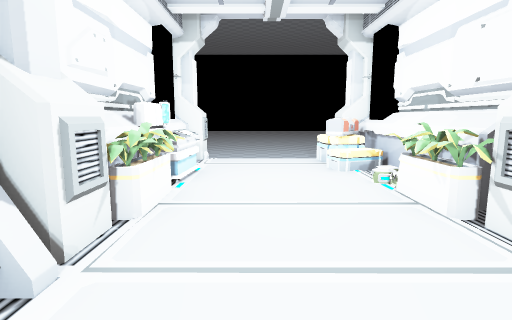
View 1 (above)

21 first-person views from a walk through a scene from a Unity 3-D project. The camera is 1.3 m above the floor, tilts 8° down and sees 80° across. The floor is counted in squares, 1 m on a side. Each view is taken from the middle of a square. On the plan, view 1 faces up. The plan holds only what a view shows up to about 14 squares ahead; the rest is blank. The place goes on beyond the plan. Some animated figures are not drawn.

View 2
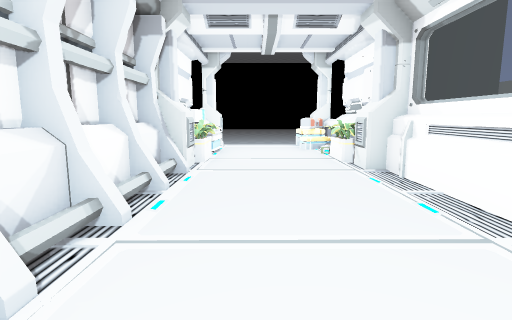

View 3
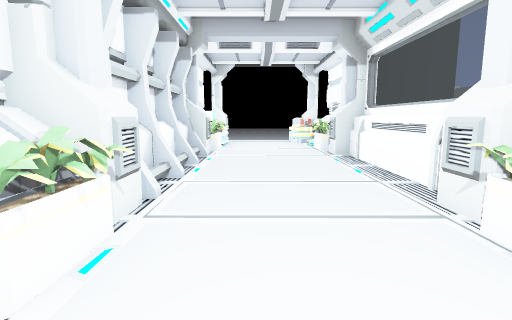

View 4
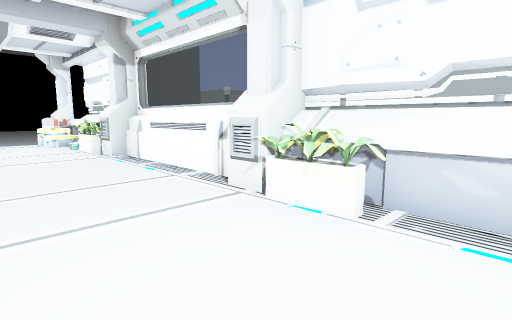

View 5
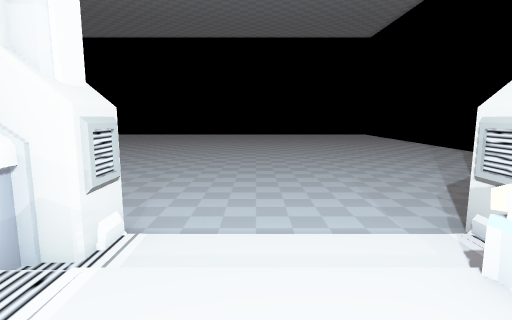

View 6
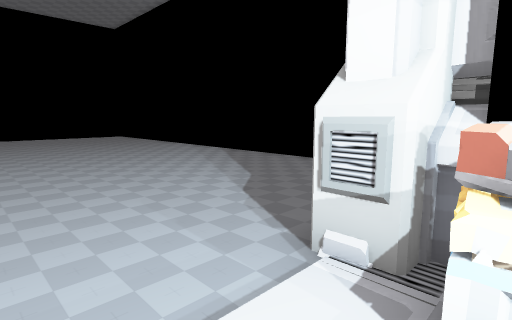

View 7
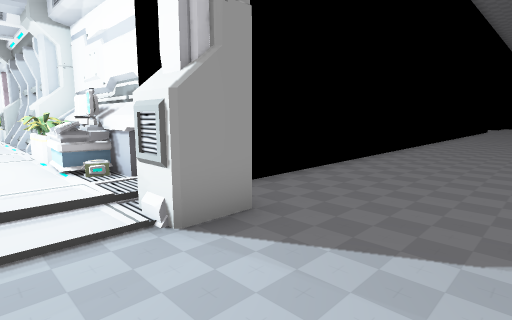

View 8
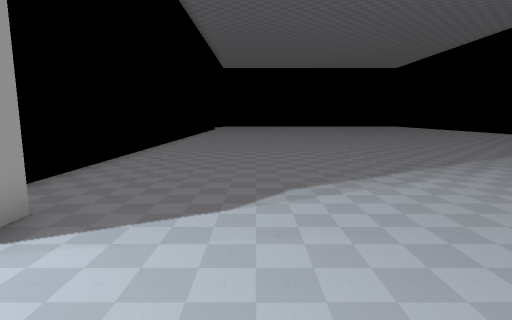

View 9
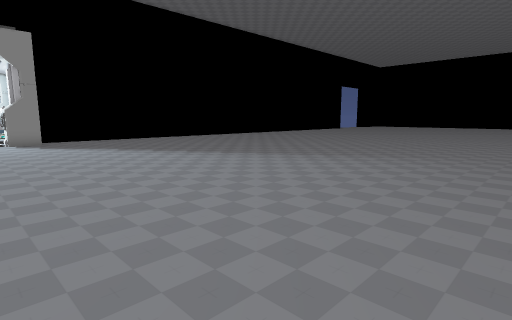

View 10
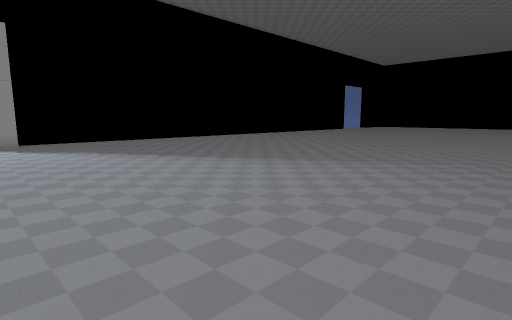

View 11
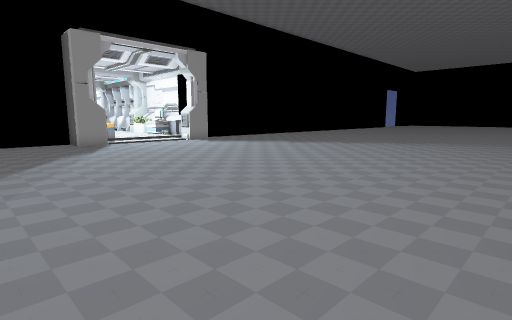

View 12
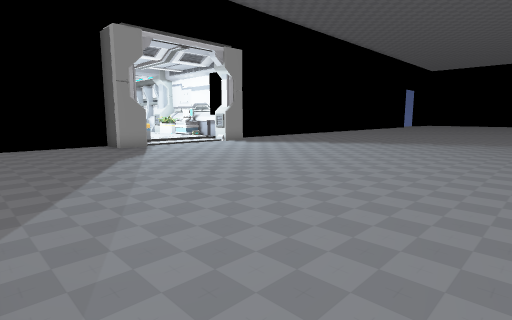

View 13
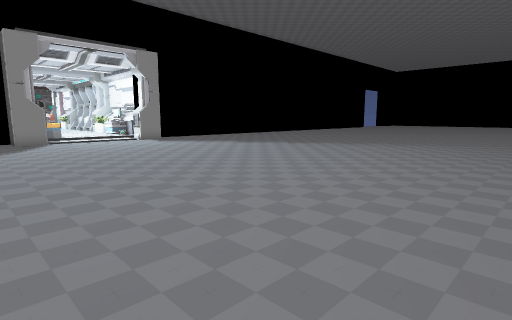

View 14
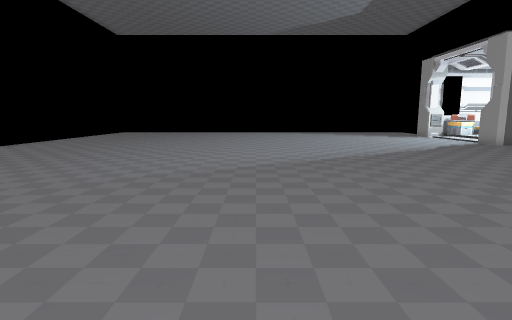

View 15
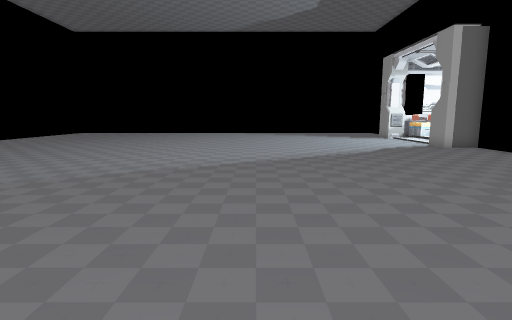

View 16
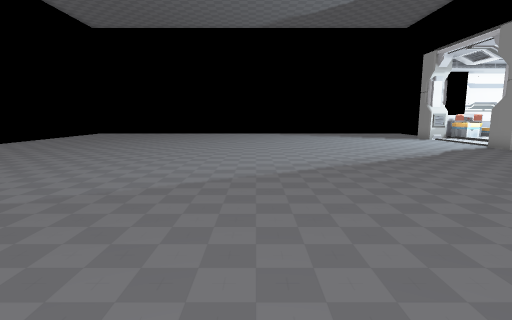

View 17
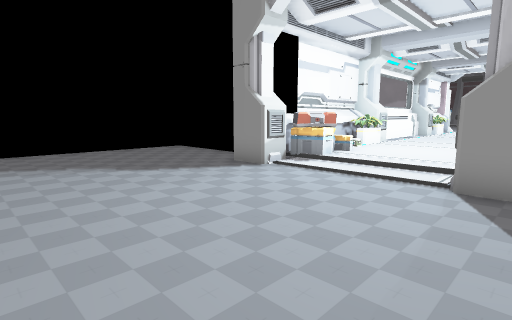

View 18
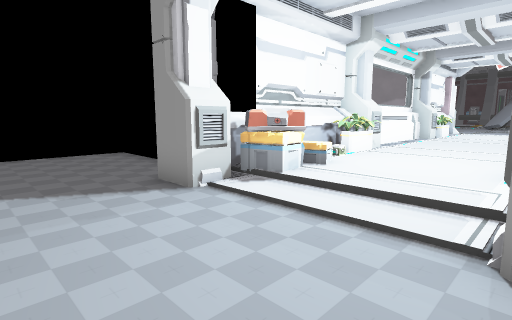

View 19
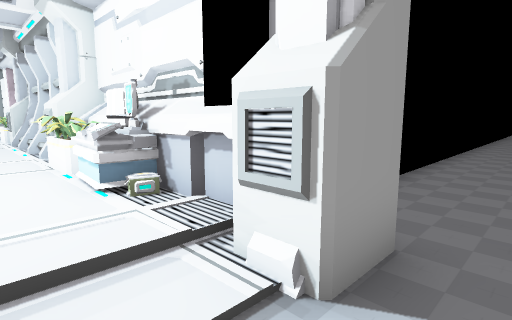

View 20
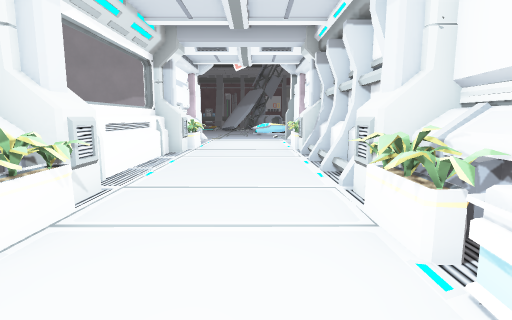

View 21
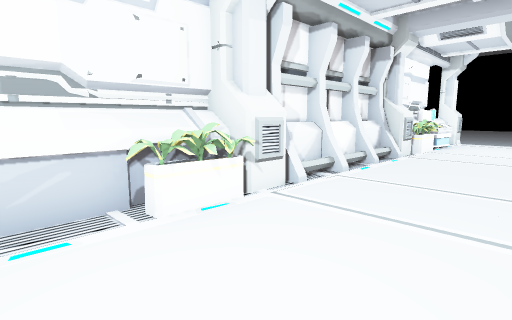

### Floor plan
Key: @ floor where view 1 was taken; # wall or solid block; . main floor; : floor 0.25 m higher than the main floor; = window, fence, low wall or low ledge; P pillar; C crate; A cart.
Columns run from 17 left of view 1 to 10 right of it. Each row starts with its distance up from view 1.
 33              ..
 32             .....
 31           .......
 30          ........
 29         .........
 28        ............... .
 27   .....................
 26 ........................ .
 25 .........................
 24 ...........................
 23  .........................
 22 . .........................
 21   .........................
 20   .........................#
 19  . ........................
 18    ........................
 17    ........................
 16     .......................#
 15     .......................
 14     .......................
 13   .........................
 12  ..........................
 11  .............#P....P#.....
 10  .............#P....P#.....
  9               ##:::CC####
  8               ##::::##
  7               ##A:::##
  6               #A::::#
  5               ###::=##
  4               ###::=##
  3               #P::::P#
  2               ##::::##
  1               #=::::##
  0               #=:@::#
 -1               ##::::#
 -2               #=::::##
 -3               ##::::##
 -4               #P::::P#
 -5               ###::=##
 -6               ###::=##
 -7                #::::#
 -8                #::::#

Positions as (right, up) in squares from view 1, and headings:
1: (0, 0), facing up
2: (0, -5), facing up
3: (0, -8), facing up
4: (-1, -8), facing up-right
5: (0, 7), facing up
6: (0, 9), facing up-right
7: (0, 14), facing down-left
8: (1, 14), facing left
9: (0, 28), facing down-left
10: (-1, 27), facing down-left
11: (8, 26), facing down-left
12: (9, 24), facing down-left
13: (6, 28), facing down-left
14: (-17, 22), facing right
15: (-16, 19), facing right
16: (-15, 21), facing right
17: (-3, 17), facing down-right
18: (-2, 14), facing down-right
19: (0, 12), facing down-left
20: (0, 8), facing down
21: (2, -8), facing up-left
